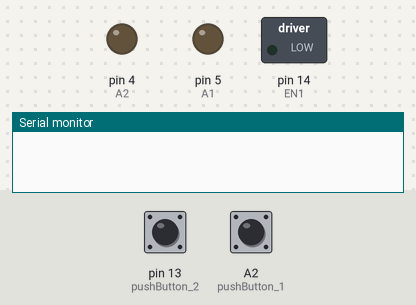
Bench run of a sketch on a simulated Arduino Uno, built with avr-gcc and run on an emulated ATmega328P. Parts: switched loads named in the sketch (green lamp = pin HIGH), output pins drawn as LEDs (lit = HIGH), the last lines printed to the serial monitor. Dashed ring = blinking. Inputs (shaded band) come from the test bench; at power-on: pin 13 (pushButton_2) LOW, A2 (pushButton_1) LOW.

Above: at 1.2 s.
1.3 s: pin 13 (pushButton_2) pulled HIGH for 3.2 s
At 5.2 s:
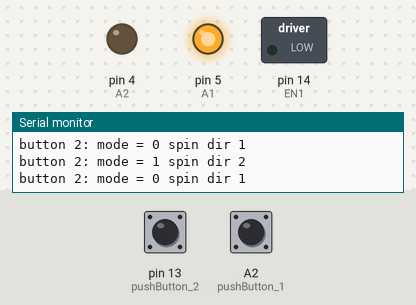
6.0 s: A2 (pushButton_1) pulled HIGH for 0.15 s
At 6.6 s:
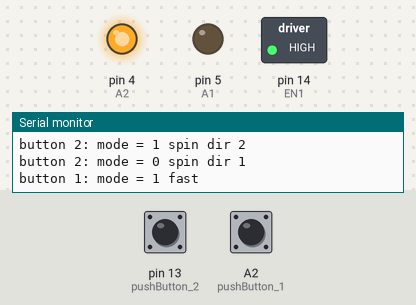
7.6 s: pin 13 (pushButton_2) pulled HIGH for 1 s
At 8.9 s:
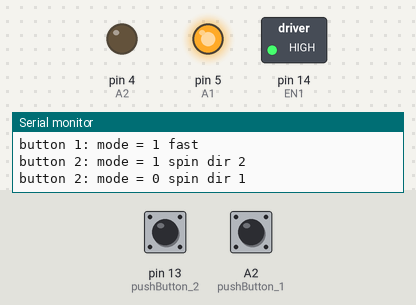
10.1 s: A2 (pushButton_1) pulled HIGH for 1 s
At 10.6 s:
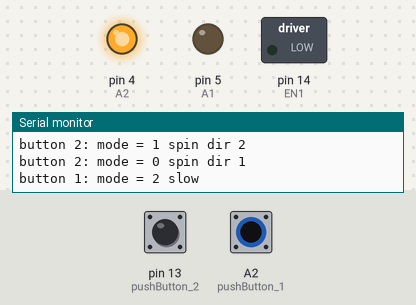
12.6 s: A2 (pushButton_1) pulled HIGH for 3.2 s
At 16.9 s:
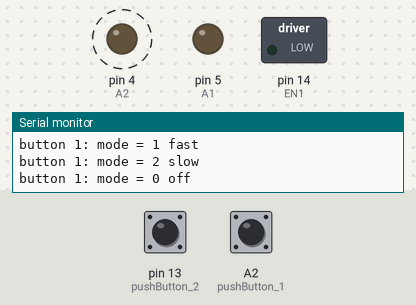
17.3 s: pin 13 (pushButton_2) pulled HIGH for 0.15 s
At 18.0 s:
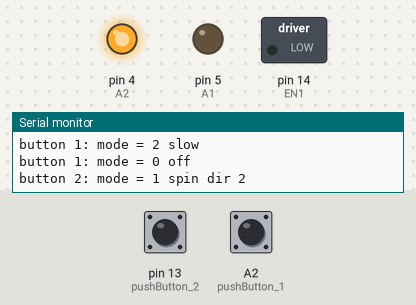
Timing chart, 0 to 19.9 s (numbered marks = the images above; inputs shaded):
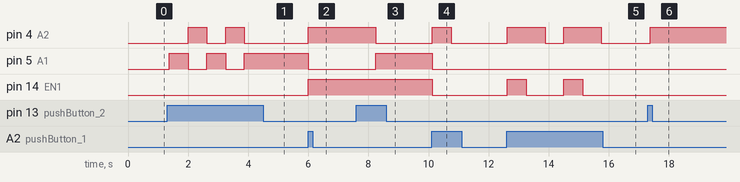

The sketch:

final_v2.2.ino
```cpp
/*
  ***********************************************************************************
  *    This code was created by : Mina Waheeb
  *    Date created             : 1/26/2022
  *    Date last modified       : 2/03/2022
  *    modifications            :
  *
  ***********************************************************************************

  (insert code name here)

  (instert code description here)

*/

// defining push-buttons pins
int pushButton_1 = 16;
int pushButton_2 = 13;

// defining functions
void button_1_Pressed();
void button_2_Pressed();
void both__Pressed();

// defining button state vars
int buttonState_1 = digitalRead(pushButton_1);
int buttonState_2 = digitalRead(pushButton_2);

// defining push-button mode vars
int mode_button_1 = 1;
int mode_button_2 = 0;

/*************************************************************
 *            L293D and NodeMCU pin definitions              *
**************************************************************/
int EN1 = 14; // Pin 1 of L293D IC, GPIO14-D5 Pin of NodeMCU

int A1 = 5; // NodeMCU D1 GPIO5 = L293D Control_IN1(A1) PIN2
int A2 = 4; // NodeMCU D2 GPIO4 = L293D Control_IN2(A2) PIN7

void setup()
{
  Serial.begin(9600); // setting up serial for testing

  // setting push-buttons pins as inputs
  pinMode(pushButton_1, INPUT);
  pinMode(pushButton_2, INPUT);

  // Set all motor control pins to outputs
  pinMode(EN1, OUTPUT); // NodeMCU GPIO14-D5 = L293D PIN1 Enable (control_motor_speed)
  pinMode(A1, OUTPUT);  // L293D motor Control_IN1(A1) PIN2
  pinMode(A2, OUTPUT);  // L293D motor Control_IN2(A2) PIN7

  // Turn off motor - Initial state
  digitalWrite(A1, LOW);
  digitalWrite(A2, LOW);
}

void loop()
{
  // read push-buttons input state
  buttonState_1 = digitalRead(pushButton_1);
  buttonState_2 = digitalRead(pushButton_2);

  // push-buttons conditional statements
  if(buttonState_1 && buttonState_2 == 1)
  {
    mode_button_1 = 0;
    mode_button_2 = 0;
    both__Pressed();
  }
  else if(buttonState_2 == 1)
  {
    button_2_Pressed();
  }
  else if(buttonState_1 == 1)
  {
    button_1_Pressed();
  }

  delay(125); // button bounce delay
}

/***************************************************
 ***************************************************
 *         push-buttons functions below            *
 ***************************************************
***************************************************/

// if push-button 1 is pushed
void button_1_Pressed()
{
  if(mode_button_1 == 0)
  {
    // Set motor off
    // For PWM maximum possible values are 0 to 255
    analogWrite(EN1, 0);

    // Turn on motor
    digitalWrite(A1, LOW);
    digitalWrite(A2, LOW);

    Serial.println("button 1: mode = 0 off");
    mode_button_1++;
  }
  else if(mode_button_1 == 1)
  {
    // Set motor to maximum speed
    // For PWM maximum possible values are 0 to 255
    analogWrite(EN1, 255);

    // Turn on motor
    digitalWrite(A1, LOW);
    digitalWrite(A2, HIGH);

    Serial.println("button 1: mode = 1 fast");
    mode_button_1++;
  }
  else if(mode_button_1 == 2)
  {
    // Set motor to half speed (slow)
    // For PWM maximum possible values are 0 to 255
    analogWrite(EN1, 125);

    // Turn on motor
    digitalWrite(A1, LOW);
    digitalWrite(A2, HIGH);

    Serial.println("button 1: mode = 2 slow");
    mode_button_1 = 0;
  }

  delay(500); // button bounce delay
}

// if push-button 2 is pushed
void button_2_Pressed()
{
  if(mode_button_2 == 0)
  {
    // change motor spin (spin: air away from motor)
    digitalWrite(A1, HIGH);
    digitalWrite(A2, LOW);

    Serial.println("button 2: mode = 0 spin dir 1");
    mode_button_2++;

  }
  else if(mode_button_2 == 1)
  {
    // change motor spin (default: air towards motor)
    digitalWrite(A1, LOW);
    digitalWrite(A2, HIGH);

    Serial.println("button 2: mode = 1 spin dir 2");
    mode_button_2 = 0;
  }

  delay(500); // button bounce delay
}

// if both push-buttons are pushed
void both__Pressed()
{
  Serial.print("button 2 & 1 state: ");
  Serial.print(buttonState_1);
  Serial.println(buttonState_2);

  delay(500); // button bounce delay
}
```

Measured:
- after the input at 1.3 s, pin 4 (A2): alternates HIGH for 0.63 s and LOW for 0.63 s, 4 changes in all, then stays LOW, starting after 0.70 s; pin 5 (A1): alternates HIGH for 0.63 s and LOW for 0.63 s, 5 changes in all, then stays HIGH, starting after 0.08 s
- after the input at 6.0 s, pin 4 (A2), pin 14 (EN1): LOW → HIGH at once; pin 5 (A1): HIGH → LOW at once
- after the input at 7.6 s, pin 4 (A2): HIGH → LOW after 0.65 s; pin 5 (A1): LOW → HIGH after 0.65 s
- after the input at 10.1 s, pin 4 (A2): LOW → HIGH at once, → LOW 0.63 s later; pin 5 (A1), pin 14 (EN1): HIGH → LOW at once
- after the input at 12.6 s, pin 4 (A2): alternates HIGH for 1.3 s and LOW for 0.63 s, starting at once; pin 14 (EN1): alternates HIGH for 0.63 s and LOW for 1.3 s, starting at once
- after the input at 17.3 s, pin 4 (A2): LOW → HIGH after 0.08 s
